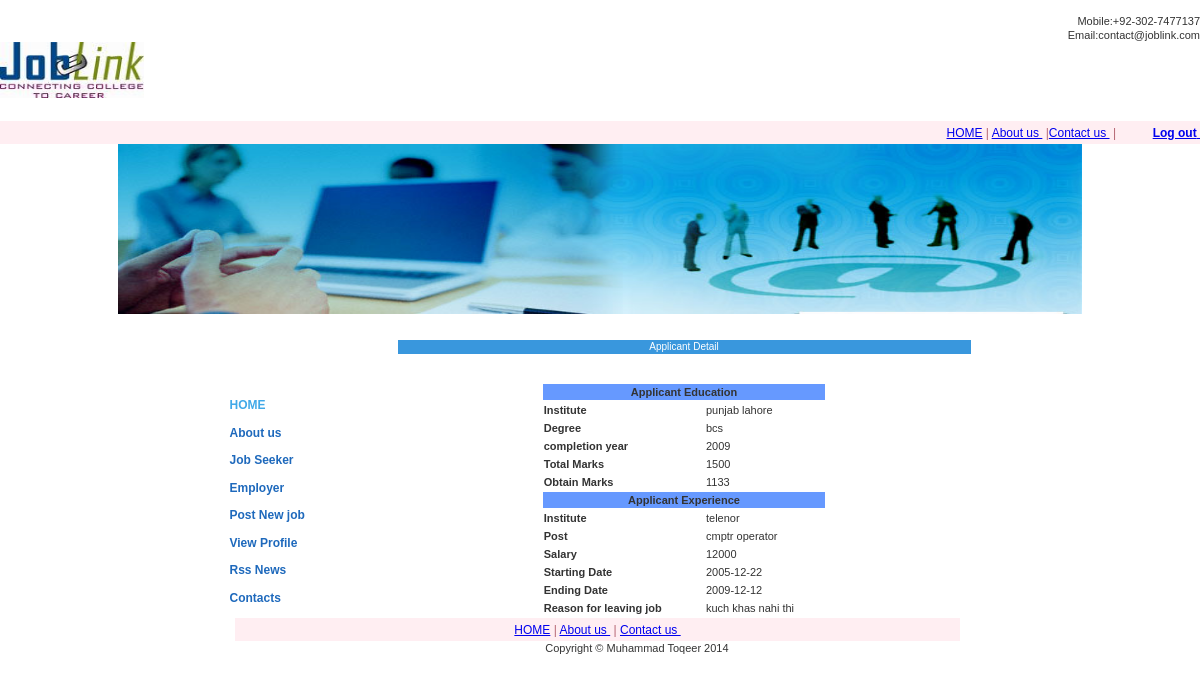
Page /PROJECT/joblink/applicantdetail.php?id=12345 (signed in) on the committed database.
### tables this page shows
CREATE TABLE `education` (
  `institute` varchar(50) NOT NULL,
  `degree_name` varchar(30) NOT NULL,
  `completion year` year(4) NOT NULL,
  `total_marks` varchar(4) NOT NULL,
  `obtain_marks` varchar(4) NOT NULL,
  `nic_no` varchar(30) NOT NULL,
  PRIMARY KEY  (`nic_no`)
);

CREATE TABLE `experience` (
  `institute` varchar(30) NOT NULL,
  `post` varchar(20) NOT NULL,
  `salary` int(10) NOT NULL,
  `starting_date` date NOT NULL,
  `ending_date` date NOT NULL,
  `reson_flj` varchar(500) NOT NULL,
  `nic_no` varchar(20) NOT NULL,
  PRIMARY KEY  (`nic_no`)
);

### PROJECT/joblink/applicantdetail.php (the view, shortened to what this page needs)
<?php
if(!(isset($_SESSION["currentuser"])))
{
header("location:employer.html");
}
else{
?>
<!DOCTYPE html PUBLIC "-//W3C//DTD XHTML 1.0 Transitional//EN" "http://www.w3.org/TR/xhtml1/DTD/xhtml1-transitional.dtd">
<html xmlns="http://www.w3.org/1999/xhtml">
<head>
<link href="css/stylesheet.css" rel="stylesheet" type="text/css" media="all" />
</head>
<body>
<table width="100%" border="0" cellspacing="0" cellpadding="0">
<tr>
<td  width="100%" height="40%">&nbsp;</td>
</tr>
<tr>
<td align="right" valign="bottom"><a href="mailto:abc@yoursite.com" style="color:#333333; text-decoration:none;"> Mobile:+92-302-7477137<br />
    Email:contact@joblink.com</a></td>
</tr>
<tr>
 <td height="65" align="left" valign="top">
              <img src="images/logo.jpg" alt="Company Logo" width="144" height="56" /> </td>
  </tr>
  <tr>
<td  width="100%" height="40%">&nbsp;</td>
</tr>
  			    <tr>
   <td style="white-space:pre; font-size:12px; color:#601E29; color:#B46471;" height="23"  align="right" valign="middle" bgcolor="#FFEEF2"><a href="index.php" class="footer_link">HOME</a> | <a href="about.html" class="footer_link">About us </a> |<a href="contact.html" class="footer_link">Contact us </a> |&nbsp;&nbsp;&nbsp;&nbsp;&nbsp;&nbsp;&nbsp;&nbsp;&nbsp;&nbsp;&nbsp;<a href="logout.php" class="footer_link"><strong>Log out</strong> </a></td>
  </tr>
<tr>
<tr>
<td width="100%" align="center" valign="top"><img src="images/header_bg.jpg" alt="Wasim here" width="964" height="170"  border="0" /></td>
</tr>
  <tr>
    <td align="center" valign="top"><table width="741" border="0" cellspacing="0" cellpadding="0">
      <tr>
        <td align="left" valign="top"><table width="100%" border="0" cellspacing="0" cellpadding="0">
          <tr>
            <td width="168" align="left" valign="top"><table width="100%" border="0" cellpadding="0" cellspacing="0">
              <tr>
                <td height="26" align="left" valign="top">&nbsp;</td>
              </tr>
              <tr>
                <td height="26" align="left" valign="top">&nbsp;</td>
              </tr>
              <tr>
                <td height="26" align="left" valign="top">&nbsp;</td>
              </tr>
              <tr>
                <td height="27" align="left" valign="middle"><a href="index.php" class="left_link" style="color:#41A9E8;">HOME</a></td>
              </tr>
              <tr>
                <td height="27" align="left" valign="middle"><a href="about.html" class="left_link">About us </a></td>
              </tr>
              <tr>
                <td height="27" align="left" valign="middle"><a href="currentjob.php" class="left_link">Job Seeker </a></td>
              </tr>
              <tr>
                <td height="27" align="left" valign="middle"><a href="employerprofile.php" class="left_link">Employer</a></td>
              </tr>
			   <tr>
                <td height="27" align="left" valign="middle"><a href="addjob.php" class="left_link">Post New job</a><a href="employer.html" class="left_link"></a></td>
              </tr>
			   <tr>
                <td height="27" align="left" valign="middle"><a href="eprofile.php" class="left_link">View Profile </a></td>
              </tr>
			         <tr>
                <td height="27" align="left" valign="middle"><a href="RssReader.html" class="left_link">Rss News</a></td>
              </tr>
              <tr>
                <td height="27" align="left" valign="middle"><a href="contact.html" class="left_link">Contacts</a></td>
              </tr>
            </table></td>
            <td align="left" valign="top"><table width="573" border="0" cellspacing="0" cellpadding="0">
              <tr>
                <td height="26" align="left" valign="top">&nbsp;</td>
              </tr>
              <tr>
                <td align="center" valign="middle" bgcolor="#3997DD" style="font-size:10px; color:#FFF;">Applicant Detail </td>
                </tr>
              <tr>
                <td align="left" valign="top">&nbsp;</td>
              </tr>
			  <tr>
			  <td >&nbsp;
			  </td>
			  </tr>
              <tr>
                <td align="left" valign="top" style="text-align:justify;">
	<?php
$id=$_REQUEST['id'];
$sql="select * from education where nic_no=$id";
$result=mysql_query($sql);
echo "<table width='50%'  border='0' bgcolor='#FFFFFF' align='center'>";
	echo "<tr  bgcolor='#6699FF'>
             <td colspan='8'><div align='center'><strong>Applicant Education </strong></div></td>
              </tr>";
while($row=mysql_fetch_array($result))
{
$institute=$row['institute'];
$degree=$row['degree_name'];
$cy=$row['completion year'];
$tm=$row['total_marks'];
$om=$row['obtain_marks'];
		echo "<tr>
		<th>Institute</th>
		<td>$institute</td>
		</tr>";
		echo "<tr>
		<th>Degree</th>
		<td>$degree</td>
		</tr>";
		echo "<tr >
		<th>completion year</th>
		<td>$cy</td>
		</tr>";
		echo "<tr>
		<th>Total Marks</th>
		<td>$tm</td>
		</tr>";
		echo "<tr>
		<th>Obtain Marks</th>
		<td>$om</td>
		</tr>";
}
$sql="select * from Experience where nic_no=$id";
$result=mysql_query($sql);
	echo "<tr  bgcolor='#6699FF'>
             <td colspan='8'><div align='center'><strong>Applicant Experience </strong></div></td>
              </tr>";
while($row=mysql_fetch_array($result))
{
$institute=$row['institute'];
$post=$row['post'];
$salary=$row['salary'];
$sd=$row['starting_date'];
$ed=$row['ending_date'];
$reason=$row['reson_flj'];
		echo "<tr >
		<th>Institute</th>
		<td>$institute</td>
		</tr>";
		echo "<tr>
		<th>Post</th>
		<td>$post</td>
		</tr>";
		echo "<tr>
		<th>Salary</th>
		<td>$salary</td>
		</tr>";
		echo "<tr>
		<th>Starting Date</th>
		<td>$sd</td>
		</tr>";
		echo "<tr >
		<th>Ending Date</th>
		<td>$ed</td>
		</tr>";
		echo "<tr >
		<th>Reason for leaving job</th>
		<td>$reason</td>
		</tr>";
}
		echo"</table>";
?>
</td>
            </table></td>
          </tr>
        </table></td>
      </tr>
      <tr>
        <td align="left" valign="top"><table width="740" border="0" cellspacing="0" cellpadding="0">
          <tr>
            <td width="6" rowspan="2" align="left" valign="top">&nbsp;</td>
            <td style="white-space:pre; font-size:12px; color:#601E29; color:#B46471;" height="23" colspan="2" align="center" valign="middle" bgcolor="#FFEEF2"><a href="index.php" class="footer_link">HOME</a> | <a href="about.html" class="footer_link">About us </a> | <a href="contact.html" class="footer_link">Contact us </a></td>
            <td width="10" rowspan="2" align="left" valign="top">&nbsp;</td>
          </tr>
          <tr>
            <td width="497" align="right" valign="top" class="footer_left_bg">Copyright &copy; Muhammad Toqeer 2014</td>
            <td width="233" align="left" valign="top">&nbsp;</td>
          </tr>
        </table></td>
      </tr>
    </table></td>
  </tr>
</table>
</body>
</html>
<?php
}
?>

### PROJECT/joblink/css/stylesheet.css (style rules this page uses)
body { margin:0px auto; padding:0px; background-color:#FFFFFF; }
body { font-family: Verdana, Arial, Helvetica, sans-serif; font-size: 11px; font-style: normal; line-height: 14px; font-weight: normal; font-variant: normal; text-transform: none; color: #333333; text-decoration: none; }
.left_link { font-family: Verdana, Arial, Helvetica, sans-serif; font-size: 12px; font-style: normal; line-height: 27.5px; font-weight: bold; font-variant: normal; text-transform: none; color: #1E69BC; background-color:inherit; text-decoration: none; }

### rows in the picture
education: institute "punjab lahore", degree_name "bcs", completion year "2009", total_marks "1500", obtain_marks "1133"
experience: institute "telenor", post "cmptr operator", salary "12000", starting_date "2005-12-22", ending_date "2009-12-12", reson_flj "kuch khas nahi thi"
